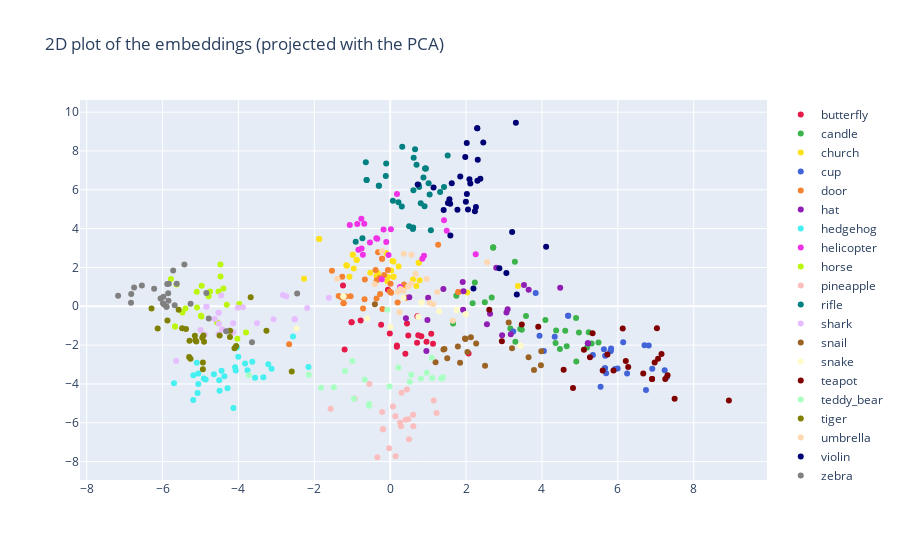

Notebook code for this chart:
### Code cell
traces = []
fig = go.Figure()
for i, (category, coordinates) in enumerate(res.items()):
    trace = go.Scatter(
        x=coordinates['x'],
        y=coordinates['y'],
        name=category,
        mode='markers',
        marker_color=colors[i]
    )
    fig.add_trace(trace)
    fig.update_layout(title='2D plot of the embeddings (projected with the PCA)')
    
fig.show()
